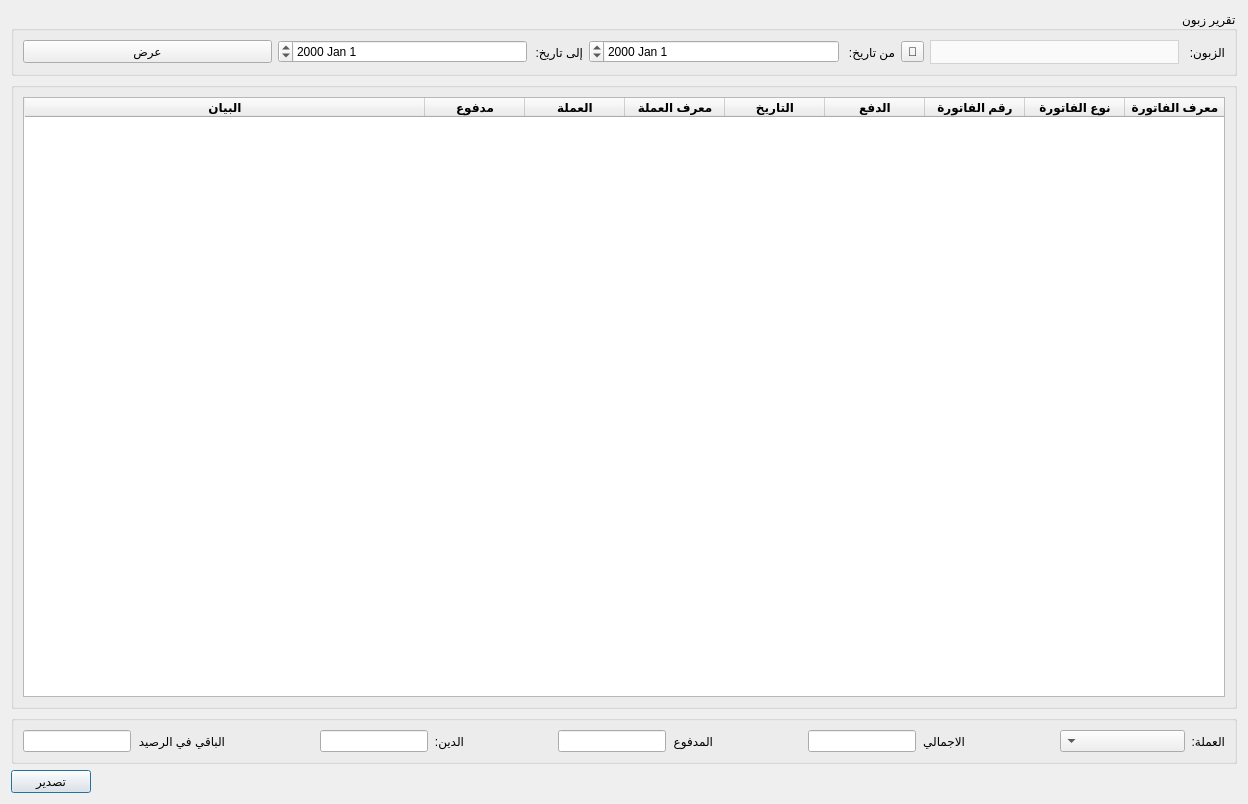
<?xml version="1.0" encoding="UTF-8"?>
<ui version="4.0">
 <class>ClientReport</class>
 <widget class="QDialog" name="ClientReport">
  <property name="windowModality">
   <enum>Qt::WindowModal</enum>
  </property>
  <property name="geometry">
   <rect>
    <x>0</x>
    <y>0</y>
    <width>1248</width>
    <height>804</height>
   </rect>
  </property>
  <property name="windowTitle">
   <string>تقرير زبون</string>
  </property>
  <property name="windowIcon">
   <iconset>
    <normaloff>graphics/icon.xpm</normaloff>graphics/icon.xpm</iconset>
  </property>
  <property name="modal">
   <bool>true</bool>
  </property>
  <layout class="QGridLayout" name="gridLayout">
   <item row="3" column="0">
    <widget class="QPushButton" name="export_btn">
     <property name="text">
      <string>تصدير</string>
     </property>
    </widget>
   </item>
   <item row="3" column="1">
    <spacer name="horizontalSpacer_5">
     <property name="orientation">
      <enum>Qt::Horizontal</enum>
     </property>
     <property name="sizeHint" stdset="0">
      <size>
       <width>40</width>
       <height>20</height>
      </size>
     </property>
    </spacer>
   </item>
   <item row="2" column="0" colspan="2">
    <widget class="QGroupBox" name="groupBox_2">
     <property name="maximumSize">
      <size>
       <width>16777215</width>
       <height>16777215</height>
      </size>
     </property>
     <property name="layoutDirection">
      <enum>Qt::RightToLeft</enum>
     </property>
     <property name="title">
      <string/>
     </property>
     <layout class="QGridLayout" name="gridLayout_4">
      <item row="0" column="5">
       <widget class="QLineEdit" name="total_input">
        <property name="enabled">
         <bool>true</bool>
        </property>
        <property name="alignment">
         <set>Qt::AlignCenter</set>
        </property>
        <property name="readOnly">
         <bool>true</bool>
        </property>
       </widget>
      </item>
      <item row="0" column="9">
       <spacer name="horizontalSpacer_3">
        <property name="orientation">
         <enum>Qt::Horizontal</enum>
        </property>
        <property name="sizeHint" stdset="0">
         <size>
          <width>40</width>
          <height>20</height>
         </size>
        </property>
       </spacer>
      </item>
      <item row="0" column="14">
       <spacer name="horizontalSpacer_4">
        <property name="orientation">
         <enum>Qt::Horizontal</enum>
        </property>
        <property name="sizeHint" stdset="0">
         <size>
          <width>40</width>
          <height>20</height>
         </size>
        </property>
       </spacer>
      </item>
      <item row="0" column="8">
       <widget class="QLineEdit" name="paid_input">
        <property name="enabled">
         <bool>true</bool>
        </property>
        <property name="alignment">
         <set>Qt::AlignCenter</set>
        </property>
        <property name="readOnly">
         <bool>true</bool>
        </property>
       </widget>
      </item>
      <item row="0" column="0">
       <widget class="QLabel" name="label_8">
        <property name="text">
         <string>العملة:</string>
        </property>
       </widget>
      </item>
      <item row="0" column="7">
       <widget class="QLabel" name="label_5">
        <property name="text">
         <string>المدفوع</string>
        </property>
       </widget>
      </item>
      <item row="0" column="3">
       <widget class="QLabel" name="label_4">
        <property name="text">
         <string>الاجمالي</string>
        </property>
       </widget>
      </item>
      <item row="0" column="6">
       <spacer name="horizontalSpacer_2">
        <property name="orientation">
         <enum>Qt::Horizontal</enum>
        </property>
        <property name="sizeHint" stdset="0">
         <size>
          <width>40</width>
          <height>20</height>
         </size>
        </property>
       </spacer>
      </item>
      <item row="0" column="12">
       <widget class="QLineEdit" name="debt_input">
        <property name="enabled">
         <bool>true</bool>
        </property>
        <property name="alignment">
         <set>Qt::AlignCenter</set>
        </property>
        <property name="readOnly">
         <bool>true</bool>
        </property>
       </widget>
      </item>
      <item row="0" column="1">
       <widget class="QComboBox" name="currency_combobox">
        <property name="minimumSize">
         <size>
          <width>125</width>
          <height>0</height>
         </size>
        </property>
       </widget>
      </item>
      <item row="0" column="2">
       <spacer name="horizontalSpacer">
        <property name="orientation">
         <enum>Qt::Horizontal</enum>
        </property>
        <property name="sizeHint" stdset="0">
         <size>
          <width>40</width>
          <height>20</height>
         </size>
        </property>
       </spacer>
      </item>
      <item row="0" column="11">
       <widget class="QLabel" name="label_7">
        <property name="text">
         <string>الدين:</string>
        </property>
       </widget>
      </item>
      <item row="0" column="15">
       <widget class="QLabel" name="label_6">
        <property name="text">
         <string>الباقي في الرصيد</string>
        </property>
       </widget>
      </item>
      <item row="0" column="16">
       <widget class="QLineEdit" name="remain_input">
        <property name="enabled">
         <bool>true</bool>
        </property>
        <property name="alignment">
         <set>Qt::AlignCenter</set>
        </property>
        <property name="readOnly">
         <bool>true</bool>
        </property>
       </widget>
      </item>
     </layout>
    </widget>
   </item>
   <item row="0" column="0" colspan="2">
    <widget class="QGroupBox" name="groupBox">
     <property name="maximumSize">
      <size>
       <width>16777215</width>
       <height>16777215</height>
      </size>
     </property>
     <property name="layoutDirection">
      <enum>Qt::RightToLeft</enum>
     </property>
     <property name="title">
      <string>تقرير زبون</string>
     </property>
     <layout class="QGridLayout" name="gridLayout_2">
      <item row="0" column="6">
       <widget class="QDateEdit" name="to_date_input"/>
      </item>
      <item row="0" column="5">
       <widget class="QLabel" name="label_3">
        <property name="maximumSize">
         <size>
          <width>50</width>
          <height>16777215</height>
         </size>
        </property>
        <property name="text">
         <string>إلى تاريخ:</string>
        </property>
       </widget>
      </item>
      <item row="0" column="0">
       <widget class="QLabel" name="label">
        <property name="maximumSize">
         <size>
          <width>40</width>
          <height>16777215</height>
         </size>
        </property>
        <property name="text">
         <string>الزبون:</string>
        </property>
       </widget>
      </item>
      <item row="0" column="1">
       <widget class="QComboBox" name="clients_combobox">
        <property name="styleSheet">
         <string notr="true">QComboBox {
        background-color: #fafafa;
        border: 1px solid lightgrey;		
		height: 22px;
		color: black;
    }
    QComboBox::drop-down {
        border: none;
    }</string>
        </property>
       </widget>
      </item>
      <item row="0" column="3">
       <widget class="QLabel" name="label_2">
        <property name="maximumSize">
         <size>
          <width>50</width>
          <height>16777215</height>
         </size>
        </property>
        <property name="text">
         <string>من تاريخ:</string>
        </property>
       </widget>
      </item>
      <item row="0" column="2">
       <widget class="QToolButton" name="select_client_btn">
        <property name="text">
         <string>🔎</string>
        </property>
       </widget>
      </item>
      <item row="0" column="7">
       <widget class="QPushButton" name="calc_btn">
        <property name="text">
         <string>عرض</string>
        </property>
       </widget>
      </item>
      <item row="0" column="4">
       <widget class="QDateEdit" name="from_date_input"/>
      </item>
     </layout>
    </widget>
   </item>
   <item row="1" column="0" colspan="2">
    <widget class="QGroupBox" name="groupBox_3">
     <property name="maximumSize">
      <size>
       <width>16777215</width>
       <height>16777215</height>
      </size>
     </property>
     <property name="layoutDirection">
      <enum>Qt::RightToLeft</enum>
     </property>
     <property name="title">
      <string/>
     </property>
     <layout class="QGridLayout" name="gridLayout_3">
      <item row="0" column="0">
       <widget class="QTableWidget" name="client_operations_table">
        <property name="selectionBehavior">
         <enum>QAbstractItemView::SelectRows</enum>
        </property>
        <attribute name="horizontalHeaderStretchLastSection">
         <bool>true</bool>
        </attribute>
        <column>
         <property name="text">
          <string>معرف الفاتورة</string>
         </property>
         <property name="font">
          <font>
           <weight>75</weight>
           <bold>true</bold>
          </font>
         </property>
        </column>
        <column>
         <property name="text">
          <string>نوع الفاتورة</string>
         </property>
         <property name="font">
          <font>
           <weight>75</weight>
           <bold>true</bold>
          </font>
         </property>
        </column>
        <column>
         <property name="text">
          <string>رقم الفاتورة</string>
         </property>
         <property name="font">
          <font>
           <weight>75</weight>
           <bold>true</bold>
          </font>
         </property>
        </column>
        <column>
         <property name="text">
          <string>الدفع</string>
         </property>
         <property name="font">
          <font>
           <weight>75</weight>
           <bold>true</bold>
          </font>
         </property>
        </column>
        <column>
         <property name="text">
          <string>التاريخ</string>
         </property>
         <property name="font">
          <font>
           <weight>75</weight>
           <bold>true</bold>
          </font>
         </property>
        </column>
        <column>
         <property name="text">
          <string>معرف العملة</string>
         </property>
         <property name="font">
          <font>
           <weight>75</weight>
           <bold>true</bold>
          </font>
         </property>
        </column>
        <column>
         <property name="text">
          <string>العملة</string>
         </property>
         <property name="font">
          <font>
           <weight>75</weight>
           <bold>true</bold>
          </font>
         </property>
        </column>
        <column>
         <property name="text">
          <string>مدفوع</string>
         </property>
         <property name="font">
          <font>
           <weight>75</weight>
           <bold>true</bold>
          </font>
         </property>
        </column>
        <column>
         <property name="text">
          <string>البيان</string>
         </property>
         <property name="font">
          <font>
           <weight>75</weight>
           <bold>true</bold>
          </font>
         </property>
        </column>
       </widget>
      </item>
     </layout>
    </widget>
   </item>
  </layout>
 </widget>
 <resources/>
 <connections/>
</ui>
